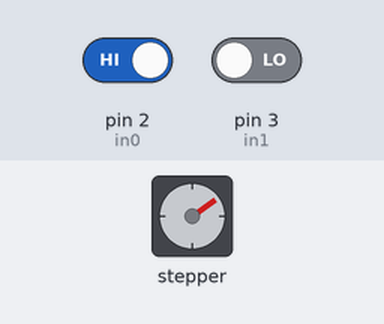
Recording of a sketch running on a simulated Arduino Uno, built with avr-gcc and run on an emulated ATmega328P. Shown: stepper motor. Inputs (shaded band) come from the test bench; at power-on: pin 2 (in0) HIGH, pin 3 (in1) LOW. Stepper angles assume 200 steps per turn.

Above: at 1.2 s.
1.3 s: pin 2 (in0) driven LOW
2.8 s: pin 3 (in1) driven HIGH
At 3.23 s:
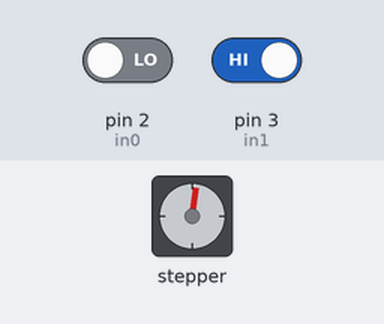
At 4.18 s:
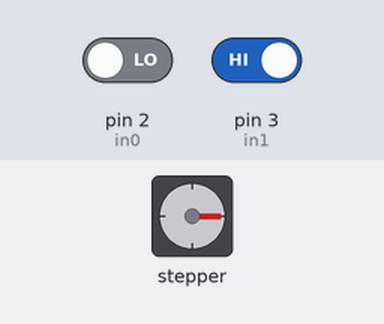
Timing chart, 0 to 20.8 s (numbered marks = the images above; inputs shaded):
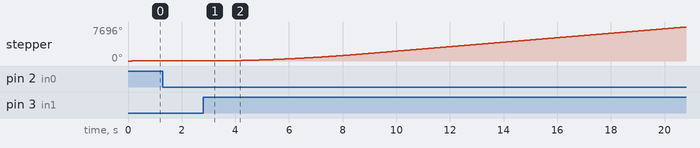

Measured:
- after the input at 1.3 s, stepper: stops changing and stays 81°
- after the input at 2.8 s, stepper: turns 80° counter-clockwise in 0.00 s, then 7695° clockwise in 17.9 s
- by itself, stepper: keeps turning clockwise at about 70°/s

The sketch:

fan.ino
```cpp
#include "AccelStepper.h"

#define in0 2
#define in1 3

#define stp 5
#define dir 4

AccelStepper stepper(AccelStepper::DRIVER, stp, dir);

bool inputSyatusFlag = false;

void setup() {
  pinMode(stp, OUTPUT);
  pinMode(dir, OUTPUT);

  pinMode(in0, INPUT);
  pinMode(in1, INPUT);


  //while(1);


}

void loop() {

 if( digitalRead(in0) != digitalRead(in1) && !inputSyatusFlag) {
    delay(10);
    if( digitalRead(in0) != digitalRead(in1) ) {
      inputSyatusFlag = true;
      stepper.setMaxSpeed(300);
      stepper.setAcceleration(50);
      stepper.move(4000);
      stepper.run();
    }
  } else if( digitalRead(in0) == digitalRead(in1) && inputSyatusFlag) {
    delay(10);
    if( digitalRead(in0) == digitalRead(in1) ) {
      inputSyatusFlag = false;
     // stepper.disableOutputs();
      stepper.stop();
      stepper.setCurrentPosition(0);
    }
  }

  if( stepper.isRunning() && inputSyatusFlag){
    if (stepper.distanceToGo() <= 1000){
      stepper.move(3000);
    }
    stepper.run();
  }
}
```
